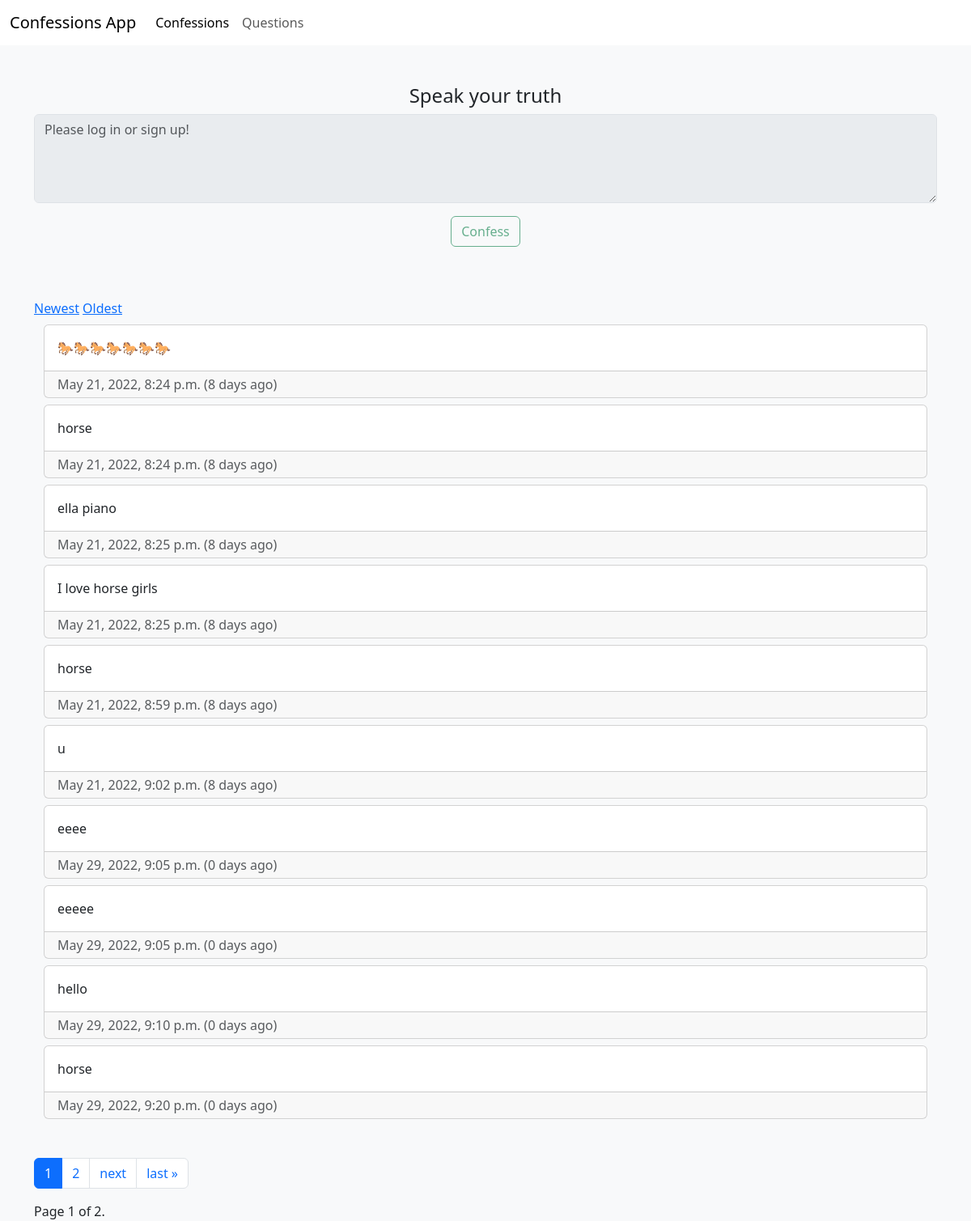
Screenshot of /confessions/?page=1&SortBy=Oldest with the database file from the repository.
### ConfessionsApp/models.py (models this page shows, shortened)
class Confession(models.Model):
    body = models.CharField(max_length=666)
    date = models.DateTimeField(auto_now=True)
    owner=models.ForeignKey(User, on_delete=models.CASCADE)
    @property
    def num_days_ago(self):
        today= timezone.now()
        return (today - self.date).days

### ConfessionsApp/views.py (the view, shortened to what this page needs)
# urls.py: path("confessions/", views.confessions, name="confessions"),
def confessions(request):
    if request.method != "POST":
        SortBy = request.GET.get('SortBy')
        if SortBy == "Newest":
            Confessions = Confession.objects.all().order_by('-date')
        elif SortBy == "Oldest":
            Confessions = Confession.objects.all().order_by('date')
        else:
            Confessions = Confession.objects.all().order_by('-date')
        paginator = Paginator(Confessions, 10)
        page_number = request.GET.get('page')
        page_obj = paginator.get_page(page_number)
        return render(request, 'ConfessionsApp/confessions.html',
                    {'page_obj': page_obj,
                    'SortBy' : SortBy,})

### ConfessionsApp/templates/ConfessionsApp/confessions.html (shortened to what this page needs)
{%extends 'ConfessionsApp/base.html'%}
{%load static%}
{%block content%}
<div class="container">
  <form method="POST">
    <div class=" mt-5 mb-3 text-center">
      <h4 for="ConfessionInput" class="form-label mb-2">Speak your truth</h4>
      {%if user.is_authenticated%}
      <textarea class="form-control" name="ConfessionInput" rows="4" placeholder="Type your confession..."></textarea>
      <input class="btn btn-outline-success mt-3 mb-5" id="submitBtn" type="submit" value="Confess"/>
      {%else%}
      <textarea class="form-control" name="ConfessionInput" rows="4" placeholder="Please log in or sign up!" disabled></textarea>
      <input class="btn btn-outline-success mt-3 mb-5" id="submitBtn" type="submit" value="Confess" disabled/>
      {%endif%}
    </div>
  </form>
  <a href="?page={{page_obj.number}}&SortBy=Newest">Newest</a>
  <a href="?page={{page_obj.number}}&SortBy=Oldest">Oldest</a>
  <div class="container mb-5">
    {% for Confession in page_obj %}
      <div class="card mt-2 mb-2">
        <span class="card-body">{{Confession.body}}</span>
        <div class="card-footer py-1 submission-footer text-muted">
          <span class="card-text">
            {{Confession.date}}
            {%if Confession.num_days_ago != 1%}
              ({{Confession.num_days_ago}} days ago)
            {%else%}
            ({{Confession.num_days_ago}} day ago)
            {%endif%}
          </span>
        </div>
      </div>
    {%endfor%}
  </div>
<ul class="pagination my-3">
        <li class="page-item active" aria-current="page">
          <a class="page-link" href="#" >{{page_obj.number}}</a>
        </li>
        {% if page_obj.has_next %}
          <li class="page-item">
            <a class="page-link" href="?page={{ page_obj.next_page_number }}&SortBy={{SortBy}}">{{ page_obj.next_page_number }}</a>
          </li>
            <li class="page-item">
              <a class="page-link" href="?page={{ page_obj.next_page_number }}&SortBy={{SortBy}}">next</a>
            </li>
            <li class="page-item">
              <a class="page-link" href="?page={{ page_obj.paginator.num_pages }}&SortBy={{SortBy}}">last &raquo;</a>
            </li>
        {% endif %}
</ul>
<span class="current">
  Page {{ page_obj.number }} of {{ page_obj.paginator.num_pages }}.
</span>
</div>
{%endblock content%}

### rows the page displays
Confession: body "🐎🐎🐎🐎🐎🐎🐎", date "May 21, 2022, 8:24 p.m.", num_days_ago "8"
Confession: body "horse", date "May 21, 2022, 8:24 p.m.", num_days_ago "8"
Confession: body "ella piano", date "May 21, 2022, 8:25 p.m.", num_days_ago "8"
Confession: body "I love horse girls", date "May 21, 2022, 8:25 p.m.", num_days_ago "8"
Confession: body "horse", date "May 21, 2022, 8:59 p.m.", num_days_ago "8"
Confession: body "u", date "May 21, 2022, 9:02 p.m.", num_days_ago "8"
Confession: body "eeee", date "May 29, 2022, 9:05 p.m.", num_days_ago "0"
Confession: body "eeeee", date "May 29, 2022, 9:05 p.m.", num_days_ago "0"
Confession: body "hello", date "May 29, 2022, 9:10 p.m.", num_days_ago "0"
Confession: body "horse", date "May 29, 2022, 9:20 p.m.", num_days_ago "0"

### other values shown
{{ page_obj.number }} "1"
{{ page_obj.next_page_number }} "2"
{{ page_obj.paginator.num_pages }} "2"
